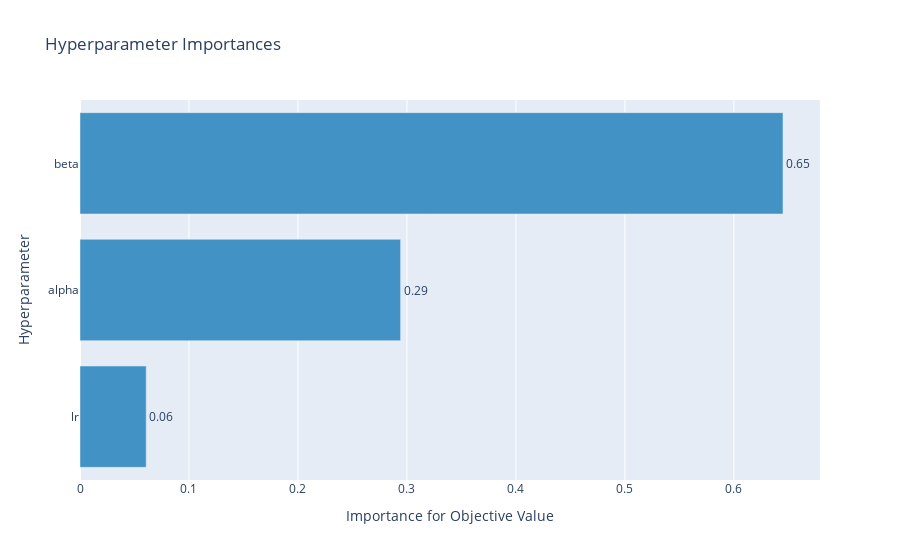

Notebook cell for this chart:
### Code cell
optuna.visualization.plot_param_importances(study)

### Figure 1 — Plotly figure (JSON) as saved in the notebook; plotly's stock layout.template omitted (floating-point values rounded to 4 significant figures)
{"data": [{"cliponaxis": false, "hovertemplate": ["lr (LogUniformDistribution): 0.06074766367405285<extra></extra>", "alpha (UniformDistribution): 0.29417506698682644<extra></extra>", "beta (UniformDistribution): 0.6450772693391207<extra></extra>"], "marker": {"color": "rgb(66,146,198)"}, "orientation": "h", "text": ["0.06074766367405285", "0.29417506698682644", "0.6450772693391207"], "textposition": "outside", "texttemplate": "%{text:.2f}", "type": "bar", "x": [0.06075, 0.2942, 0.6451], "y": ["lr", "alpha", "beta"]}], "layout": {"showlegend": false, "title": {"text": "Hyperparameter Importances"}, "xaxis": {"title": {"text": "Importance for Objective Value"}}, "yaxis": {"title": {"text": "Hyperparameter"}}}}
